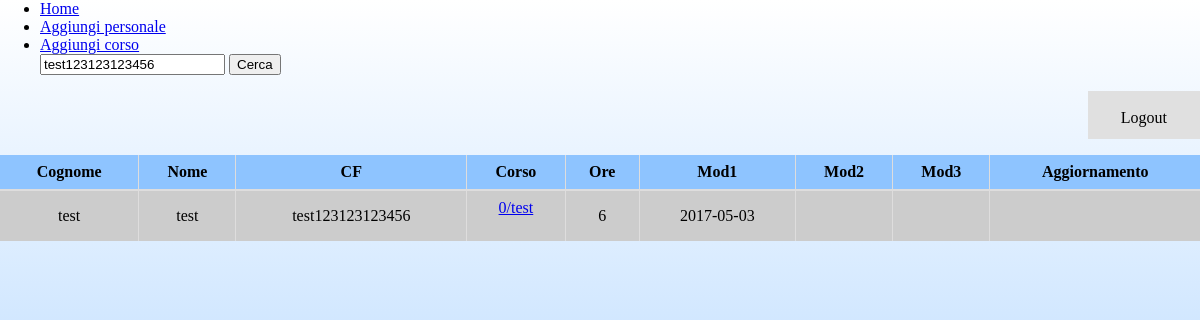
The app's page /DataView.php?src=test123123123456 (signed in) with its own data.
### tables this page shows
CREATE TABLE `corsi_personale` (
  `Id_Sede` int(11) NOT NULL,
  `Id_Personale` int(11) NOT NULL,
  `Id_Corso` varchar(10) NOT NULL,
  `Ore` int(11) DEFAULT NULL,
  `Mod1` date DEFAULT NULL,
  `Mod2` date DEFAULT NULL,
  `Mod3` date DEFAULT NULL,
  `Aggiornamento` date DEFAULT NULL,
  KEY `Link_Corsi_idx` (`Id_Corso`),
  KEY `Link_personale_idx` (`Id_Personale`),
  KEY `Link_Sedi_idx` (`Id_Sede`),
  CONSTRAINT `Link_Corsi` FOREIGN KEY (`Id_Corso`) REFERENCES `corsi` (`Id`) ON DELETE CASCADE ON UPDATE CASCADE,
  CONSTRAINT `Link_Sedi` FOREIGN KEY (`Id_Sede`) REFERENCES `sedi` (`id`) ON DELETE CASCADE ON UPDATE CASCADE,
  CONSTRAINT `Link_personale` FOREIGN KEY (`Id_Personale`) REFERENCES `personale` (`Id`) ON DELETE CASCADE ON UPDATE CASCADE
);

CREATE TABLE `personale` (
  `Id` int(11) NOT NULL AUTO_INCREMENT,
  `Cognome` varchar(45) DEFAULT NULL,
  `Nome` varchar(45) DEFAULT NULL,
  `DataNascita` date DEFAULT NULL,
  `ComuneNascita` varchar(45) DEFAULT NULL,
  `CF` varchar(20) DEFAULT NULL,
  PRIMARY KEY (`Id`),
  UNIQUE KEY `CF_UNIQUE` (`CF`)
);

### dbHandler.php (called while the page is built, shortened)
<?php
Class DbHandler {
  protected $conn;
  function __construct(){
    $this->servername = 'localhost';
    $this->username = 'root';
    $this->password = 'root';
    $this->dbName = 'corsisicurezzadb';
    try {
      $this->conn = new PDO("mysql:host=$this->servername;dbname=$this->dbName", $this->username, $this->password);
      $this->conn->setAttribute(PDO::ATTR_ERRMODE, PDO::ERRMODE_EXCEPTION);
    }
    catch(PDOException $e) {
      echo "Connection failed: " . $e->getMessage();
    }
  }
  public function query($query){
    try {
      $sth = $this->conn->prepare($query);
      $sth->execute();
      return $sth;
    }
    catch(PDOException $e){
      return null;
    }
  }
}
Class DataViewHandler extends DbHandler{
  private $x_pag;
  function __construct(){
    $search = $this->getSearchedText();
    $this->all_rows = $this->query($this->countQuery($search))->fetchColumn();
    $this->x_pag = $this->getRecordPerPag();
    $this->all_pages = ceil($this->all_rows / $this->x_pag);
  }
  public function buildQuery($searchText){
    $sql = "SELECT corsisicurezzadb.personale.Cognome, corsisicurezzadb.personale.Nome, corsisicurezzadb.personale.CF, corsisicurezzadb.corsi_personale.Id_Corso, corsisicurezzadb.corsi_personale.Ore, corsisicurezzadb.corsi_personale.Mod1, corsisicurezzadb.corsi_personale.Mod2, corsisicurezzadb.corsi_personale.Mod3, corsisicurezzadb.corsi_personale.Aggiornamento".
    " from corsi_personale, personale".
    " where corsisicurezzadb.corsi_personale.Id_Personale = corsisicurezzadb.personale.Id".
    " and ( personale.CF LIKE '%$searchText%'".
    " or personale.Cognome LIKE '%$searchText%'".
    " or personale.Nome LIKE '%$searchText%'".
    " or corsi_personale.Id_Corso LIKE '%$searchText%' )".
    " order by corsi_personale.Id_Corso";
    return $sql;
  }
  public function countQuery($searchText){
    $sql = "SELECT count(corsisicurezzadb.personale.Id)".
    " from corsi_personale, personale".
    " where corsisicurezzadb.corsi_personale.Id_Personale = corsisicurezzadb.personale.Id".
    " and ( personale.CF LIKE '%$searchText%'".
    " or personale.Cognome LIKE '%$searchText%'".
    " or personale.Nome LIKE '%$searchText%'".
    " or corsi_personale.Id_Corso LIKE '%$searchText%' )";
    return $sql;
  }
  public function getSearchedText(){
    return $_GET['src'];
  }
  public function getPag(){
    $pag = isset($_GET['pag']) ? $_GET['pag'] : 1;
    return $pag;
  }
  public function getRecordPerPag(){
    $x_pag = isset($_GET['rpp']) ? $_GET['rpp'] : 20;
    return $x_pag;
  }
  public function search(){
    $first = ($this->getPag()-1) * $this->x_pag;
    $sth = $this->query($this->buildQuery($this->getSearchedText()).' LIMIT '.$first.', '.$this->x_pag);
    $tab = [];
    while($r = $sth->fetch(PDO::FETCH_ASSOC))
      array_push($tab, $r);
    return $tab;
  }
}
Class UserHandler extends DbHandler{
  public function getAcLv(){
    return $_SESSION["accessLv"];
  }
}
?>

### DataView.php (the view, shortened to what this page needs)
<html>
<head>
    <link rel="stylesheet" type="text/css" href="css/style.css">
</head>
<body>
    <div class="">
        <div class="">
            <ul class="">
                <li>
                    <a href="index.html">Home</a>
                </li>
                <?php
                require_once('dbHandler.php');
                $u = new UserHandler();
                $lv = $u->getAcLv();
                if ($lv > 0)
                  echo '<li><a href="addPersonale.php">Aggiungi personale</a></li>';
                if ($lv > 1)
                  echo '<li><a href="addCorso.php">Aggiungi corso</a></li>';
                ?>
                <form action="DataView.php" method="get">
                    <input type="text" name="src" placeholder="Cerca" value="<?php echo (isset($_GET['src']))?$_GET['src']:''; ?>" class="searchbox" />
                    <input type="submit" value="Cerca" class="searchbtn" />
                </form>
            </ul>
            <ul class="logout-bar">
                <li>
                    <a href="LogoutResponse.php">Logout</a>
                </li>
            </ul>
        </div>
        <?php
        require_once('dbHandler.php');
        $dv_handler = new DataViewHandler();
        $pag = $dv_handler->getPag();
        $src = $dv_handler->getSearchedText();
        $str = "<table class='table'>".
            "<thead>".
                "<tr>".
                  "<th scope='col'>Cognome</th>".
                  "<th scope='col'>Nome</th>".
                  "<th scope='col'>CF</th>".
                  "<th scope='col'>Corso</th>".
                  "<th scope='col'>Ore</th>".
                  "<th scope='col'>Mod1</th>".
                  "<th scope='col'>Mod2</th>".
                  "<th scope='col'>Mod3</th>".
                  "<th scope='col'>Aggiornamento</th>".
                "</tr>".
            "</thead>".
            "<tbody>";
        $i = 0;
        foreach ($dv_handler->search() as $record) {
          $i = $i + 1;
          $str = $str."<tr>
                <td>".$record['Cognome']."</td>
                <td>".$record['Nome']."</td>
                <td>".$record['CF']."</td>
                <td>
                  <form id='".$i."' action='Corso_details.php' method='POST'>
                    <input type='hidden' name='corsoId' value='".$record['Id_Corso']."'/>
                    <input type='hidden' name='pag' value='".$pag."'/>
                    <input type='hidden' name='src' value='".$src."'/>
                    <input type='hidden' name='details' value='submit'/>".
                    '<a href="#" onclick="submit('.$i.');">'.$record['Id_Corso']."</a>
                  </form>
                </td>
                <td>".$record['Ore']."</td>
                <td>".$record['Mod1']."</td>
                <td>".$record['Mod2']."</td>
                <td>".$record['Mod3']."</td>
                <td>".$record['Aggiornamento']."</td>
              </tr>";
        }
        $str = $str."</tbody> </table> <div class='pagcontainer'>";
      $str = $str."</div>";
      echo $str;
      ?>
    </div>
</body>
</html>

### css/style.css (style rules this page uses)
* { box-sizing: border-box; }
body { margin: 0; background: linear-gradient(to top,#8ec4ff,#ffffff); }
.logout-bar { list-style-type: none; display: inline-block; margin-top: 0; padding: 0; overflow: hidden; background: #e0e0e0; color: black; height: 6%; width: auto; float: right; text-align: center; }
.logout-bar li { float: inherit; border-right: 2px solid #8b8b8b; height: 50px; text-align: center; width: auto; padding: 18px; }
.logout-bar li:last-child { border-right: none; }
.logout-bar li a { color: black; text-align: center; padding: 15; text-decoration: none; }
.table { width: 100%; border-collapse: collapse; background-color: #cccccc; color: black; }
.table thead { background: #8ec4ff; border-bottom: 2px solid #dedddd; }
.table th[scope=col] { border-right: 1px solid #dedddd; padding: 8px; text-align: center; vertical-align: middle; }
.table th[scope=col]:last-child { border-right: none; }
.table tr { border-bottom: 2px solid #dedddd; }
.table tbody tr:last-child { border-bottom: none; }
.table td { padding: 8px; border-left: 1px solid #dedddd; text-align: center; vertical-align: middle; }
.table td:first-child { border-left: none; }

### records on screen
corsi_personale: Id_Personale.Cognome "test", Id_Personale.Nome "test", Id_Personale.CF "test123123123456", Id_Corso "0/test", Ore "6", Mod1 "2017-05-03"
